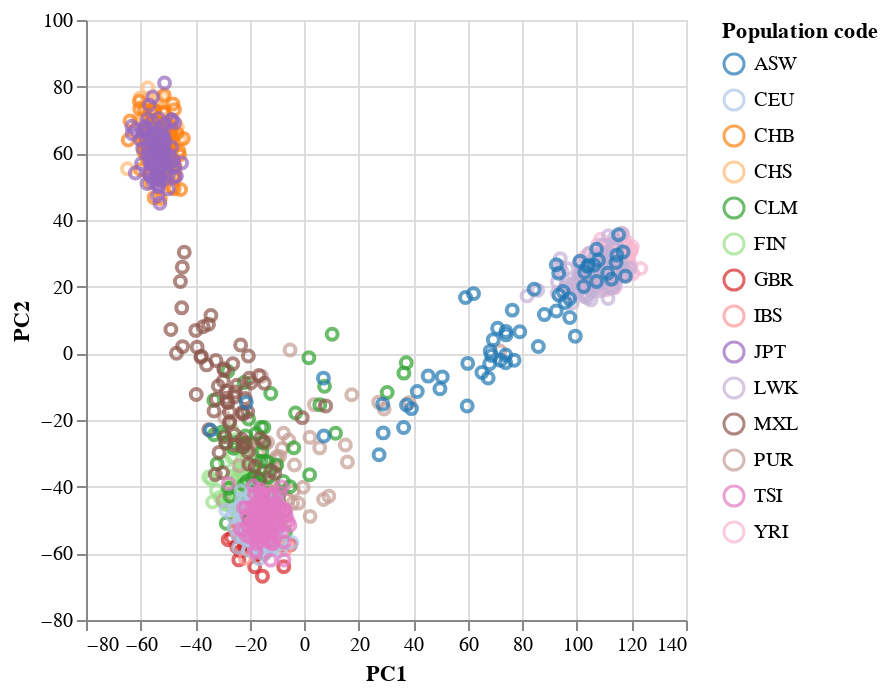

Write notebook code for a chart like this one.
### Code cell
chart

### Figure 1 — Vega-Lite specification as saved in the notebook (floating-point values rounded to 4 significant figures; data arrays with more than 128 entries replaced by an {"elided": "..."} marker saying what was removed)
{"config": {"view": {"continuousWidth": 300, "continuousHeight": 300}}, "data": {"name": "data-7e26272c5915661410033863cf083041"}, "mark": {"type": "point"}, "encoding": {"color": {"field": "Population code", "scale": {"scheme": "category20"}, "type": "nominal"}, "x": {"field": "PC1", "type": "quantitative"}, "y": {"field": "PC2", "type": "quantitative"}}, "$schema": "https://vega.github.io/schema/vega-lite/v5.20.1.json", "datasets": {"data-7e26272c5915661410033863cf083041": {"elided": "1092 records"}}}
